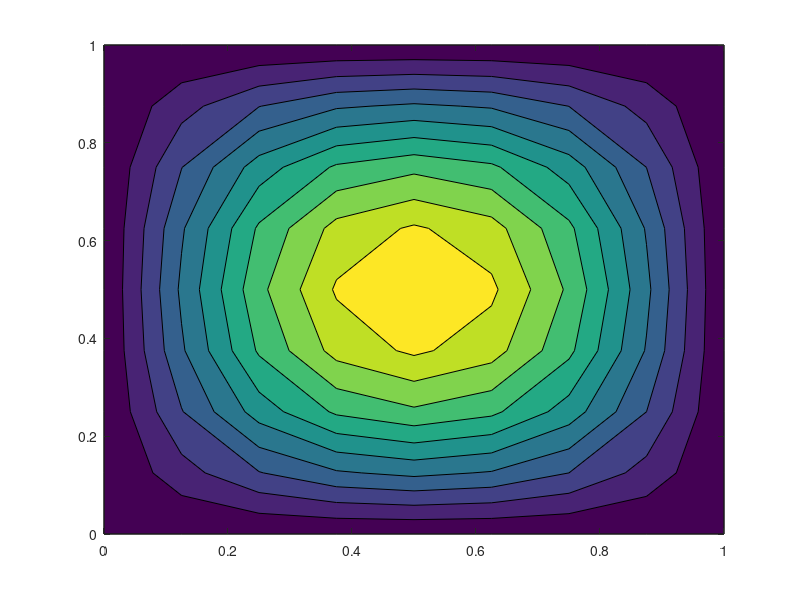

The MATLAB script that drew this image:
clear;

Data = importdata('2DHybridExample.dat');
DataSize = size(Data);
numElements = (sqrt(DataSize(1))-1)^2;

h = 1/sqrt(numElements);
[X,Y] = meshgrid(0:h:1,0:h:1);

for i=1:(sqrt(numElements)+1)
    for j=1:(sqrt(numElements)+1)
        Z(i,j) = Data((sqrt(numElements)+1)*(i-1)+j,3);
    end
end

figure;
contourf(X,Y,Z);